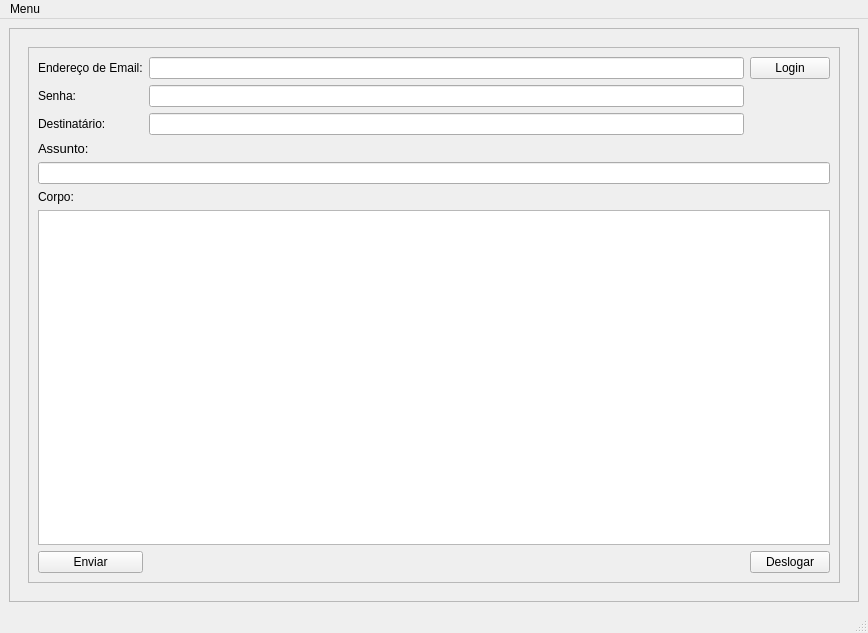
<?xml version="1.0" encoding="UTF-8"?>
<ui version="4.0">
 <class>MainWindow</class>
 <widget class="QMainWindow" name="MainWindow">
  <property name="geometry">
   <rect>
    <x>0</x>
    <y>0</y>
    <width>868</width>
    <height>633</height>
   </rect>
  </property>
  <property name="sizePolicy">
   <sizepolicy hsizetype="Preferred" vsizetype="Preferred">
    <horstretch>0</horstretch>
    <verstretch>0</verstretch>
   </sizepolicy>
  </property>
  <property name="windowTitle">
   <string>MainWindow</string>
  </property>
  <widget class="QWidget" name="centralwidget">
   <layout class="QVBoxLayout" name="verticalLayout">
    <item>
     <widget class="QFrame" name="frame">
      <property name="frameShape">
       <enum>QFrame::StyledPanel</enum>
      </property>
      <property name="frameShadow">
       <enum>QFrame::Raised</enum>
      </property>
      <layout class="QVBoxLayout" name="verticalLayout_2">
       <item>
        <widget class="QStackedWidget" name="stackedWidget">
         <property name="currentIndex">
          <number>0</number>
         </property>
         <widget class="QWidget" name="Enviar">
          <layout class="QHBoxLayout" name="horizontalLayout">
           <item>
            <widget class="QFrame" name="frame_2">
             <property name="frameShape">
              <enum>QFrame::StyledPanel</enum>
             </property>
             <property name="frameShadow">
              <enum>QFrame::Raised</enum>
             </property>
             <layout class="QGridLayout" name="gridLayout">
              <item row="4" column="0" colspan="3">
               <widget class="QLineEdit" name="text_assunto">
                <property name="text">
                 <string/>
                </property>
                <property name="alignment">
                 <set>Qt::AlignLeading|Qt::AlignLeft|Qt::AlignTop</set>
                </property>
               </widget>
              </item>
              <item row="6" column="0" colspan="3">
               <widget class="QTextEdit" name="text_corpo">
                <property name="html">
                 <string>&lt;!DOCTYPE HTML PUBLIC &quot;-//W3C//DTD HTML 4.0//EN&quot; &quot;http://www.w3.org/TR/REC-html40/strict.dtd&quot;&gt;
&lt;html&gt;&lt;head&gt;&lt;meta name=&quot;qrichtext&quot; content=&quot;1&quot; /&gt;&lt;style type=&quot;text/css&quot;&gt;
p, li { white-space: pre-wrap; }
&lt;/style&gt;&lt;/head&gt;&lt;body style=&quot; font-family:'MS Shell Dlg 2'; font-size:7.8pt; font-weight:400; font-style:normal;&quot;&gt;
&lt;p style=&quot;-qt-paragraph-type:empty; margin-top:0px; margin-bottom:0px; margin-left:0px; margin-right:0px; -qt-block-indent:0; text-indent:0px;&quot;&gt;&lt;br /&gt;&lt;/p&gt;&lt;/body&gt;&lt;/html&gt;</string>
                </property>
               </widget>
              </item>
              <item row="2" column="0">
               <widget class="QLabel" name="Destinatario">
                <property name="text">
                 <string>Destinatário:</string>
                </property>
               </widget>
              </item>
              <item row="0" column="0">
               <widget class="QLabel" name="Endereco">
                <property name="styleSheet">
                 <string notr="true"/>
                </property>
                <property name="text">
                 <string>Endereço de Email:</string>
                </property>
               </widget>
              </item>
              <item row="0" column="1">
               <widget class="QLineEdit" name="text_endereco">
                <property name="text">
                 <string/>
                </property>
               </widget>
              </item>
              <item row="2" column="1">
               <widget class="QLineEdit" name="text_destinatario">
                <property name="text">
                 <string/>
                </property>
                <property name="alignment">
                 <set>Qt::AlignLeading|Qt::AlignLeft|Qt::AlignTop</set>
                </property>
               </widget>
              </item>
              <item row="5" column="0">
               <widget class="QLabel" name="Corpo">
                <property name="styleSheet">
                 <string notr="true">font: 10pt &quot;MS Shell Dlg 2&quot;;</string>
                </property>
                <property name="text">
                 <string>Corpo:</string>
                </property>
               </widget>
              </item>
              <item row="3" column="0">
               <widget class="QLabel" name="Assunto">
                <property name="font">
                 <font>
                  <pointsize>10</pointsize>
                  <weight>50</weight>
                  <bold>false</bold>
                 </font>
                </property>
                <property name="text">
                 <string>Assunto:</string>
                </property>
               </widget>
              </item>
              <item row="1" column="0">
               <widget class="QLabel" name="Senha">
                <property name="text">
                 <string>Senha:</string>
                </property>
               </widget>
              </item>
              <item row="0" column="2">
               <widget class="QPushButton" name="login_botao">
                <property name="text">
                 <string>Login</string>
                </property>
               </widget>
              </item>
              <item row="1" column="1">
               <widget class="QLineEdit" name="text_senha">
                <property name="text">
                 <string/>
                </property>
                <property name="echoMode">
                 <enum>QLineEdit::Password</enum>
                </property>
               </widget>
              </item>
              <item row="7" column="0">
               <widget class="QPushButton" name="enviar_botao">
                <property name="text">
                 <string>Enviar</string>
                </property>
               </widget>
              </item>
              <item row="7" column="2">
               <widget class="QPushButton" name="deslogar_smtp">
                <property name="text">
                 <string>Deslogar</string>
                </property>
               </widget>
              </item>
             </layout>
            </widget>
           </item>
          </layout>
         </widget>
         <widget class="QWidget" name="Checar">
          <layout class="QVBoxLayout" name="verticalLayout_3">
           <item>
            <widget class="QFrame" name="frame_3">
             <property name="frameShape">
              <enum>QFrame::StyledPanel</enum>
             </property>
             <property name="frameShadow">
              <enum>QFrame::Raised</enum>
             </property>
             <layout class="QGridLayout" name="gridLayout_2">
              <item row="5" column="0">
               <widget class="QLabel" name="label">
                <property name="text">
                 <string/>
                </property>
               </widget>
              </item>
              <item row="9" column="2">
               <widget class="QPushButton" name="deslogar_imap">
                <property name="text">
                 <string>Deslogar</string>
                </property>
               </widget>
              </item>
              <item row="0" column="1">
               <widget class="QLineEdit" name="text_endereco_2">
                <property name="text">
                 <string/>
                </property>
               </widget>
              </item>
              <item row="2" column="1">
               <widget class="QLineEdit" name="search_bar">
                <property name="text">
                 <string/>
                </property>
                <property name="alignment">
                 <set>Qt::AlignLeading|Qt::AlignLeft|Qt::AlignTop</set>
                </property>
               </widget>
              </item>
              <item row="9" column="0" alignment="Qt::AlignLeft">
               <widget class="QPushButton" name="mostrar">
                <property name="text">
                 <string>Mostrar Mais</string>
                </property>
               </widget>
              </item>
              <item row="2" column="2">
               <widget class="QPushButton" name="pesquisar">
                <property name="text">
                 <string>Pesquisar</string>
                </property>
               </widget>
              </item>
              <item row="1" column="1">
               <widget class="QLineEdit" name="text_senha_2">
                <property name="text">
                 <string/>
                </property>
                <property name="echoMode">
                 <enum>QLineEdit::Password</enum>
                </property>
               </widget>
              </item>
              <item row="0" column="0">
               <widget class="QLabel" name="Endereco_2">
                <property name="styleSheet">
                 <string notr="true"/>
                </property>
                <property name="text">
                 <string>Endereço de Email:</string>
                </property>
               </widget>
              </item>
              <item row="1" column="0">
               <widget class="QLabel" name="Senha_2">
                <property name="text">
                 <string>Senha:</string>
                </property>
               </widget>
              </item>
              <item row="2" column="0">
               <widget class="QComboBox" name="comboBox">
                <item>
                 <property name="text">
                  <string>Pesquise por Assunto</string>
                 </property>
                </item>
                <item>
                 <property name="text">
                  <string>Pesquise por Destinatario</string>
                 </property>
                </item>
                <item>
                 <property name="text">
                  <string>Pesquise por Conteudo</string>
                 </property>
                </item>
               </widget>
              </item>
              <item row="0" column="2">
               <widget class="QPushButton" name="login_botao_2">
                <property name="text">
                 <string>Login</string>
                </property>
               </widget>
              </item>
              <item row="8" column="0" colspan="3">
               <widget class="QTableWidget" name="tableWidget">
                <column>
                 <property name="text">
                  <string>Remetente</string>
                 </property>
                </column>
                <column>
                 <property name="text">
                  <string>Assunto</string>
                 </property>
                </column>
                <column>
                 <property name="text">
                  <string>ID_email</string>
                 </property>
                </column>
               </widget>
              </item>
             </layout>
            </widget>
           </item>
          </layout>
         </widget>
         <widget class="QWidget" name="Conteudo">
          <layout class="QHBoxLayout" name="horizontalLayout_2">
           <item>
            <widget class="QFrame" name="frame_4">
             <property name="frameShape">
              <enum>QFrame::StyledPanel</enum>
             </property>
             <property name="frameShadow">
              <enum>QFrame::Raised</enum>
             </property>
             <layout class="QVBoxLayout" name="verticalLayout_4">
              <item>
               <widget class="QTextEdit" name="email_text"/>
              </item>
              <item alignment="Qt::AlignHCenter">
               <widget class="QPushButton" name="voltar">
                <property name="text">
                 <string>Voltar</string>
                </property>
               </widget>
              </item>
             </layout>
            </widget>
           </item>
          </layout>
         </widget>
        </widget>
       </item>
      </layout>
     </widget>
    </item>
   </layout>
  </widget>
  <widget class="QStatusBar" name="statusbar"/>
  <widget class="QMenuBar" name="menuBar">
   <property name="geometry">
    <rect>
     <x>0</x>
     <y>0</y>
     <width>868</width>
     <height>26</height>
    </rect>
   </property>
   <widget class="QMenu" name="menuEnviar">
    <property name="title">
     <string>Menu</string>
    </property>
    <addaction name="actionEnviar"/>
    <addaction name="actionChecar"/>
   </widget>
   <addaction name="menuEnviar"/>
  </widget>
  <action name="actionEnviar">
   <property name="text">
    <string>Enviar</string>
   </property>
  </action>
  <action name="actionChecar">
   <property name="text">
    <string>Checar</string>
   </property>
  </action>
 </widget>
 <resources/>
 <connections/>
</ui>
